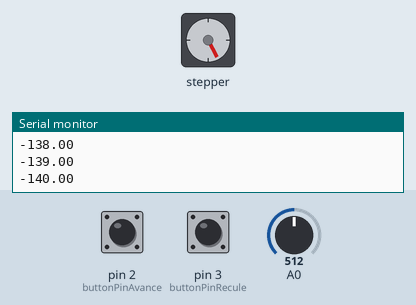
Recording of a sketch running on a simulated Arduino Uno, built with avr-gcc and run on an emulated ATmega328P. Shown: stepper motor, the last lines printed to the serial monitor. Wiring (inferred from the names in the program): stepper motor driver (200 steps per turn assumed): step pin 9; direction pin 8; enable pin 13. The test bench sets the inputs (shaded band); at power-on: pin 2 (buttonPinAvance) HIGH, A0 = 512, pin 3 (buttonPinRecule) LOW.

Above: at 1.2 s.
1.3 s: pin 2 (buttonPinAvance) pulled LOW for 3.2 s
At 1.3 s:
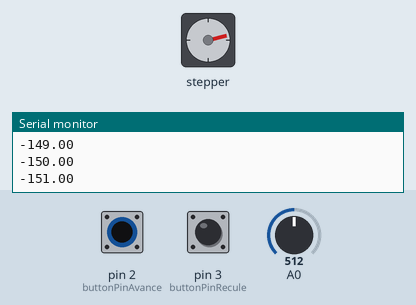
6.6 s: A0 set to 716
At 6.77 s:
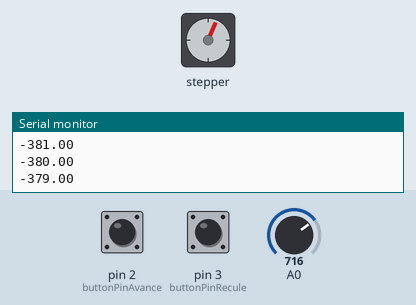
9.6 s: A0 set to 511
At 9.81 s:
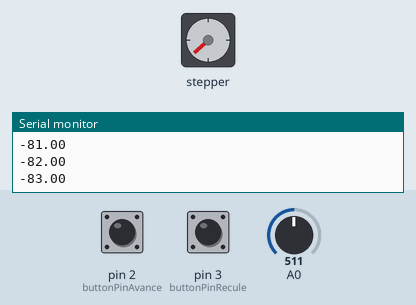
12.6 s: pin 3 (buttonPinRecule) pulled HIGH for 0.15 s
At 12.76 s:
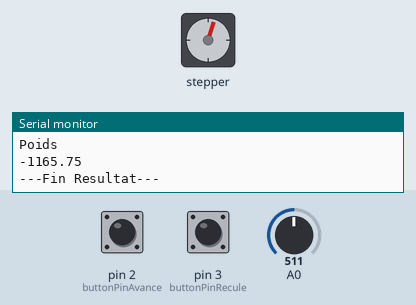
15.6 s: pin 2 (buttonPinAvance) pulled LOW for 0.15 s
18.6 s: pin 3 (buttonPinRecule) pulled HIGH for 1 s
Timing chart, 0 to 22.6 s (numbered marks = the images above; inputs shaded):
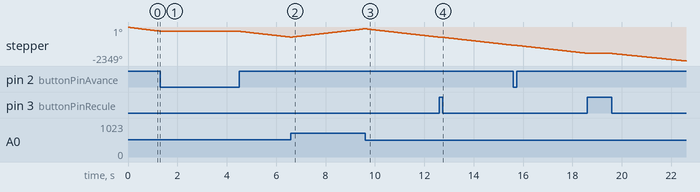

The sketch:

BalanceV5.5-Arduino.ino
```cpp
//BalanceV5.5 avec arduino


#define pinEnable 13 // Activation du driver/pilote
#define pinStep    9 // Signal de PAS (avancement)
#define pinDir     8 // Direction

const int buttonPinAvance = 2;
const int buttonPinRecule = 3;
const int photoDiode = 5;  //pin de la photodiode

int buttonStateAvance = 0;
int buttonStateRecule = 0;
int dataPhotoDiode = 0;
int tolerance = 40;
float pas = 0;
float coef = 2.9891;
float poids = 0;
int check = 0;

void setup(){
  Serial.begin(9600);

  pinMode( pinEnable, OUTPUT );
  pinMode( pinDir   , OUTPUT );
  pinMode( pinStep  , OUTPUT );
  pinMode(buttonPinAvance, INPUT);
  pinMode(buttonPinRecule, INPUT);

}

void loop(){

  buttonStateAvance = digitalRead(buttonPinAvance); //Direction Descendre
  buttonStateRecule = digitalRead(buttonPinRecule); //Direction Monter
  digitalWrite( pinStep  , LOW);  // Initialisation de la broche step
  dataPhotoDiode = analogRead(A0); // 0 obturé 1024 ouvert

  //delay(1000);

  if ( ( dataPhotoDiode > ( 512 + tolerance ) ) || ( buttonStateAvance == LOW && buttonStateRecule == HIGH ) )  {
    digitalWrite( pinEnable, LOW);
    digitalWrite( pinDir   , HIGH); // Direction avant

    digitalWrite( pinStep, HIGH );
    delay( 1 );
    digitalWrite( pinStep, LOW );
    delay( 1 );
    pas += 1;
    Serial.println( pas );
    check = 0;
  }
  else if ( ( dataPhotoDiode < ( 512 - tolerance ) ) || ( buttonStateAvance == HIGH && buttonStateRecule == LOW ) )  {
    digitalWrite( pinEnable, LOW);
    digitalWrite( pinDir   , LOW); // Direction avant

    digitalWrite( pinStep, HIGH );
    delay( 1 );
    digitalWrite( pinStep, LOW );
    delay( 1 );
    pas -= 1;
    Serial.println( pas );
    check = 0;
  }
  else {

    if ( check == 0 ) {
       Serial.println( "---Debut Resultat--" );
       Serial.println( "PhotoDiode" );
       Serial.println( dataPhotoDiode );
       poids = pas * coef;
       Serial.println( "PAS" );
       Serial.println( pas );
       Serial.println( "Poids" );
       Serial.println( poids );
       Serial.println( "---Fin Resultat---" );
       digitalWrite( pinEnable, HIGH );
       check = 1;
    }
    else {
       //pas = 0;
       //poids = 0;
    }

  }

}
```
